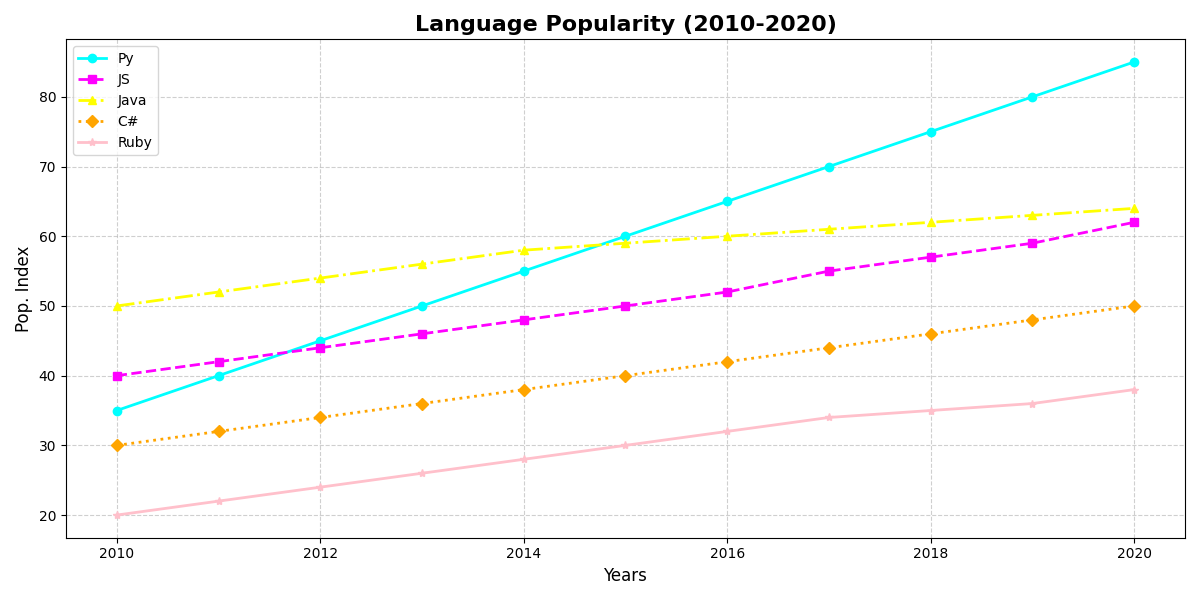

This chart was generated by the following Python code:
import matplotlib.pyplot as plt
import numpy as np

years = np.arange(2010, 2021)

python_pop = np.array([35, 40, 45, 50, 55, 60, 65, 70, 75, 80, 85])
js_pop = np.array([40, 42, 44, 46, 48, 50, 52, 55, 57, 59, 62])
java_pop = np.array([50, 52, 54, 56, 58, 59, 60, 61, 62, 63, 64])
csharp_pop = np.array([30, 32, 34, 36, 38, 40, 42, 44, 46, 48, 50])
ruby_pop = np.array([20, 22, 24, 26, 28, 30, 32, 34, 35, 36, 38])

fig, ax = plt.subplots(figsize=(12, 6))

ax.plot(years, python_pop, label='Py', color='cyan', marker='o', linestyle='-', linewidth=2)
ax.plot(years, js_pop, label='JS', color='magenta', marker='s', linestyle='--', linewidth=2)
ax.plot(years, java_pop, label='Java', color='yellow', marker='^', linestyle='-.', linewidth=2)
ax.plot(years, csharp_pop, label='C#', color='orange', marker='D', linestyle=':', linewidth=2)
ax.plot(years, ruby_pop, label='Ruby', color='pink', marker='*', linestyle='-', linewidth=2)

ax.set_title('Language Popularity (2010-2020)', fontsize=16, fontweight='bold')
ax.set_xlabel('Years', fontsize=12)
ax.set_ylabel('Pop. Index', fontsize=12)

ax.legend(loc='upper left', fontsize=10)
ax.grid(True, linestyle='--', alpha=0.6)

plt.tight_layout()
plt.show()
